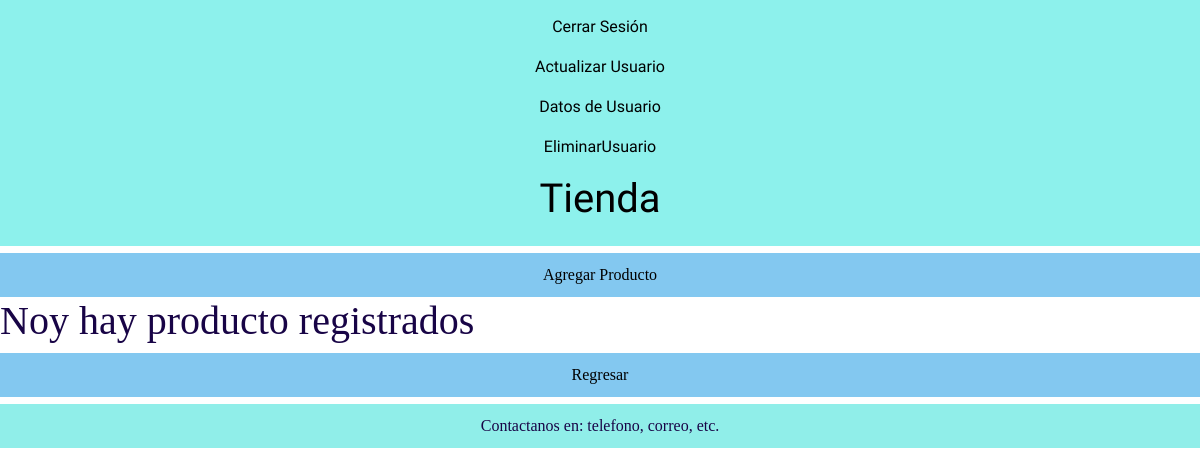
The app's page /inventario/productoList/, older data.
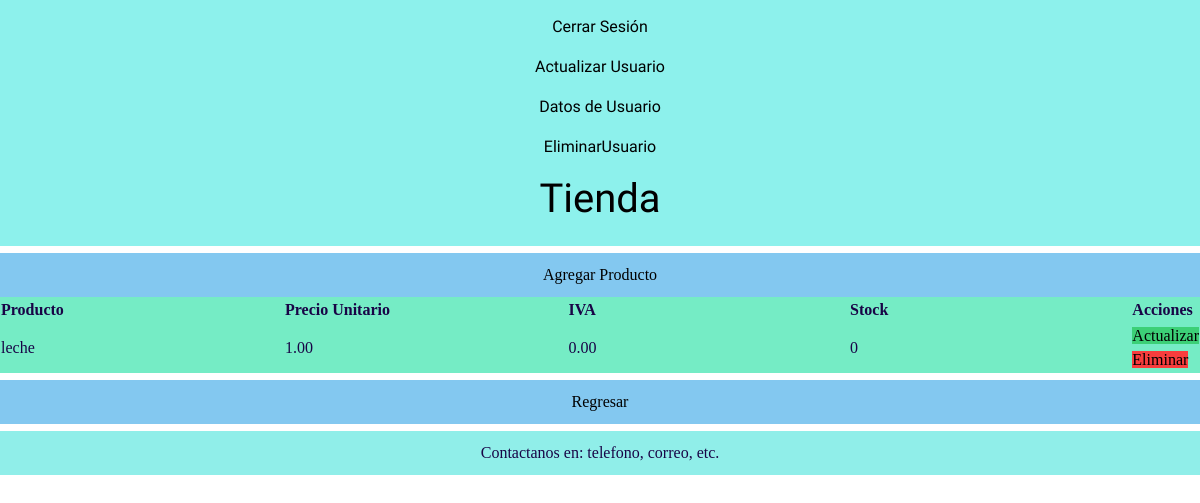
The same page, newer data.
### inventario/models.py (models this page shows)
class Producto(models.Model):
    nombre = models.CharField(max_length=200)
    precioUnidad = models.DecimalField(default=0, max_digits=7, decimal_places=2)
    cantidadExistencia = models.IntegerField(default=0)
    IVAproducto = models.DecimalField(default=0, max_digits=7, decimal_places=2)

### inventario/views.py (the view)
# urls.py: path('productoList/',productoList.as_view(),name='productoList'),
class productoList(ListView):
 model=Producto
 template_name='inventario/productos.html'
 form_class=productoForm

### templates/inventario/productos.html (shortened to what this page needs)
{% extends 'inventario/base.html' %}
{%load static%}
{% block content %}
<div id="inventario">
    <div class="ag">
        <a href="{% url 'inventario:productoCreate'%}">Agregar Producto</a>
    </div>
    {% if object_list %}
        <table>
            <thead>
              <tr>
                <th>Producto</th>
                <th>Precio Unitario</th>
                <th>IVA</th>
                <th>Stock</th>
                <th>Acciones</th>
              </tr>
            </thead>
            <tbody>
                {% for producto in object_list %}
                <tr>
                    <td>{{producto.nombre}} </td>
                    <td>{{producto.precioUnidad}}</td>
                    <td>{{producto.IVAproducto}}</td>
                    <td>{{producto.cantidadExistencia}} </td>
                    <td><a class="actu"
                        href='{% url 'inventario:productoUpdate' producto.id %}'
                        class="mr-1 btn btn-primary">
                        Actualizar</button>
                        <a class="eli" href="{% url 'inventario:productoDelete' producto.id%}">Eliminar</a> </td>
                </tr>
                {% endfor %}
            </tbody>
        </table>
    {% else %}
        <h1 >Noy hay producto registrados</h1>
    {% endif %}
        <div class="ag">
            <a href="{% url 'inventario:homeTemplate'%}">Regresar</a>
        </div>
</div>
{% endblock %}

### templates/inventario/base.html (shortened to what this page needs)
{% load static %}
<!DOCTYPE html>
<html lang="en">
<head>
    <link rel="stylesheet" href="https://cdn.jsdelivr.net/npm/bootstrap@4.0.0/dist/css/bootstrap.min.css">
    <link rel="stylesheet" type="text/css" href="{% static 'bootstrap/css/bootstrap.min.css' %}">
    <link rel="stylesheet" type="text/css" href="{% static 'css/style.css' %}">
</head>
<body style="font-family:Verdana;color:#180446;">
<div style="font-family: 'Dosis', sans-serif;
background-color:#8df1ec;padding:15px;text-align:center;">
    <a href="{% url 'accounts:logout'%}"><p>Cerrar Sesión<p></a>
    <a href="{% url 'accounts:usuarioUpdate' user.id %}"><p>Actualizar Usuario<p></a>
    <a href="{% url 'accounts:usuarioDetail' user.id %}"><p>Datos de Usuario<p></a>
    <a href="{% url 'accounts:usuarioDelete' user.id %}"><p>EliminarUsuario<p></a>
    <a href="{% url 'inventario:homeTemplate'%}"><h1>Tienda</h1></a>
</div>
<div style="overflow:auto">
    {% block content %}{% endblock %}
</div>
<div style="background-color:#90eee9;text-align:center;padding:10px;margin-top:7px;">Contactanos en: telefono, correo, etc. </div>
</body>
</html>

### static/css/style.css (style rules this page uses)
* { box-sizing: border-box; }
a { text-decoration: none; color: black; }
.eli { background-color: #F83D3D; }
.actu { background-color: #3CD077; }
.ag { background-color: #83c8f0; width: 100%; padding: 10px; margin-top: 7px; text-align: center; }
table { width: 100%; }
th, td { width: 25%; background-color: #75ecc5; }

Row changes from the older to the newer data that the page shows:
added Producto: nombre "leche", precioUnidad "1.00", IVAproducto "0.00", cantidadExistencia "0"
Text that changed along with them:
text no longer shown: "Noy hay producto registrados"
text now shown: "Producto Precio Unitario IVA Stock Acciones"
